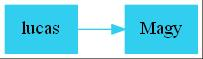

The Python source for this figure:
import os
import avl
class Nodo(object):
	"""docstring for Nodo"""
	def __init__(self, valor,indice):
		self.valor=valor
		self.indice=indice
		self.siguiente = None
		self.arbol = avl.Arbol()

	def getValor(self):
		return self.valor

	def getIndice(self):
		return self.indice

	def getSiguiente(self):
		return self.siguiente
	
class Lista(object):
	"""docstring for Lista"""
	def __init__(self):
		self.primero = None
		self.length = 0

	def getLength(self):
		return self.length

	def getPrimero(self):
		return self.primero

	def insertar(self,valor):
		nuevo = Nodo(valor,self.length)
		if self.primero == None:
			self.primero = nuevo
		else:
			auxiliar = self.primero
			while auxiliar != None:
				if auxiliar.siguiente == None:
					break
				auxiliar = auxiliar.siguiente
			auxiliar.siguiente=nuevo
		self.length = self.length + 1

	def buscar(self,valor):
		auxiliar = self.primero
		while auxiliar != None:
			if auxiliar.getValor() == valor:
				return auxiliar
			auxiliar = auxiliar.siguiente
		return None

	def eliminar(self,valor):
		print("valor entrante: "+ valor)
		if valor == "0":
			self.primero = self.primero.siguiente
		else:
			auxiliar = self.primero
			while auxiliar != None:
				if auxiliar.siguiente.getIndice() == int(valor):
					auxiliar2 = auxiliar.siguiente
					auxiliar.siguiente = auxiliar2.siguiente
					auxiliar2.siguiente=None
					break
				auxiliar = auxiliar.siguiente
		print("Eliminado valor")

	def report(self):
		coladot = open("lista.dot","w")
		auxiliar = self.getPrimero()
		cadena = "rankdir=LR; \n node [shape=box];\n node [style=filled]; \n node [fillcolor=\"#31CEF0\"];\n node [color=\"#31CEF0\"];\n edge [color=\"#31CEF0\"];"
		apuntadores = ""
		while auxiliar!=None:
			cadena = cadena +"\n"+ str(auxiliar.getIndice()) + "[label=\"" + str(auxiliar.getValor()) + "\"];"
			if auxiliar.getSiguiente() != None:
				apuntadores = apuntadores + "\n" + str(auxiliar.getIndice()) + " -> " +str(auxiliar.getSiguiente().getIndice()) + ";"
			auxiliar = auxiliar.getSiguiente()

		coladot.write("digraph G { \n" + cadena + "\n" + apuntadores + "\n }")
		coladot.close()
		os.system("lista.bat")
